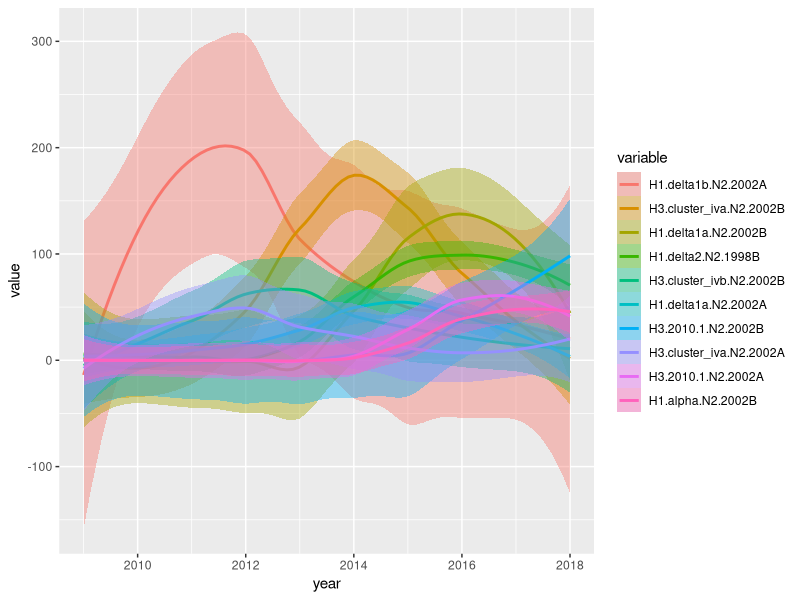
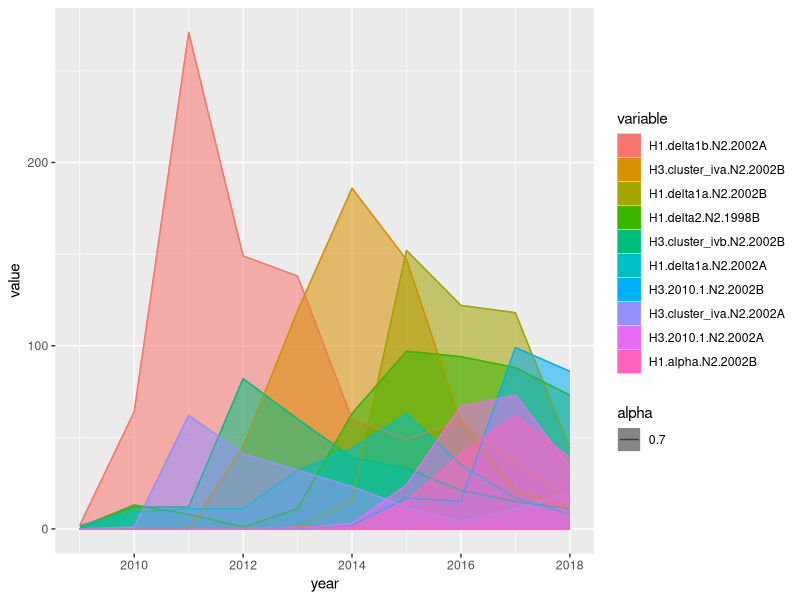

Reproduce these figures in R, in order.
library(reshape2)
library(ggplot2)

# Load data
clades <- read.csv("year_data.csv", na.strings = 0)
clades[is.na(clades)] <- 0

# Convert to long format
longClades <- melt(clades, id = c("year"))


ggplot(data = longClades, aes(x=year, y=value, color=variable, fill=variable))+
  geom_smooth()
  
  
ggplot(data = longClades, aes(x=year, y=value, color=variable, fill=variable, ymin=0, ymax=value, alpha=0.7))+
  geom_ribbon() + 
  geom_line()
